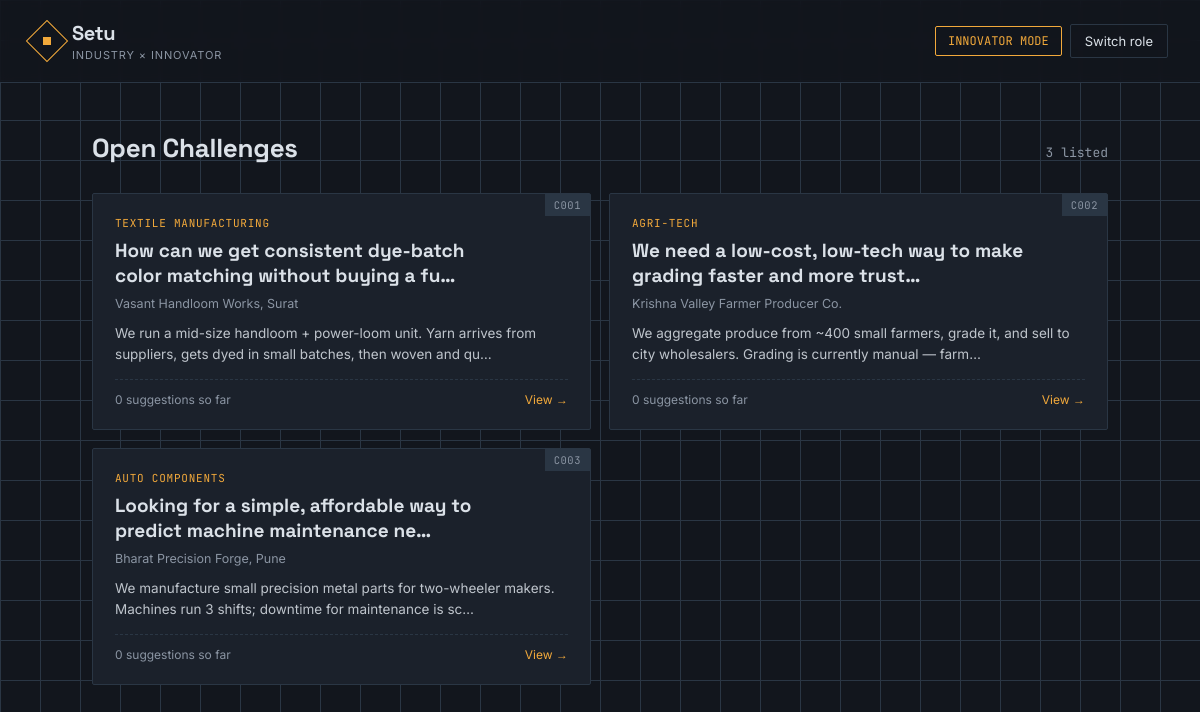
Screenshot of /browse with the database file from the repository.
### tables this page shows
CREATE TABLE challenges (
            id TEXT PRIMARY KEY,
            sector TEXT NOT NULL,
            company TEXT NOT NULL,
            workflow TEXT NOT NULL,
            challenge TEXT NOT NULL,
            tags TEXT NOT NULL
        );

### blueprints/browse.py (the view)
@browse_bp.route("/browse")
def browse():
    session["role"] = "innovator"
    challenges = db.get_challenges()
    suggestions = db.get_suggestions()
    counts = {}
    for c in challenges:
        counts[c["id"]] = len([s for s in suggestions if s["challenge_id"] == c["id"]])
    return render_template("browse.html", challenges=challenges, counts=counts)

### db.py (called while the page is built)
def get_db():
    conn = sqlite3.connect(DB_PATH)
    conn.row_factory = sqlite3.Row
    return conn

def get_challenges():
    conn = get_db()
    rows = conn.execute("SELECT * FROM challenges").fetchall()
    conn.close()
    result = []
    for r in rows:
        d = dict(r)
        d["tags"] = json.loads(d["tags"])
        result.append(d)
    return result

def get_suggestions(challenge_id=None):
    conn = get_db()
    if challenge_id:
        rows = conn.execute(
            "SELECT * FROM suggestions WHERE challenge_id = ? ORDER BY created_at DESC", (challenge_id,)
        ).fetchall()
    else:
        rows = conn.execute("SELECT * FROM suggestions ORDER BY created_at DESC").fetchall()
    conn.close()
    return [dict(r) for r in rows]

### templates/browse.html
{% extends "base.html" %}
{% block content %}
<div class="section-head">
  <h2 class="display">Open Challenges</h2>
  <span class="count">{{ challenges|length }} listed</span>
</div>
<div class="grid">
  {% for c in challenges %}
  <a href="{{ url_for('browse.detail', challenge_id=c['id']) }}" style="text-decoration:none; color:inherit;">
    <div class="card">
      <div class="card-tag">{{ c['id'].upper() }}</div>
      <div class="sector">{{ c['sector'] }}</div>
      <h3 class="display">{{ c['challenge'][:70] }}{% if c['challenge']|length > 70 %}…{% endif %}</h3>
      <div class="company">{{ c['company'] }}</div>
      <p class="desc">{{ c['workflow'][:120] }}…</p>
      <div class="card-foot">
        <span>{{ counts.get(c['id'], 0) }} suggestion{{ '' if counts.get(c['id'], 0) == 1 else 's' }} so far</span>
        <span style="color:var(--accent)">View →</span>
      </div>
    </div>
  </a>
  {% endfor %}
</div>
{% endblock %}

### templates/base.html (shortened to what this page needs)
<!DOCTYPE html>
<html lang="en">
<head>
<link rel="stylesheet" href="{{ url_for('static', filename='css/shared.css') }}">
<link rel="stylesheet" href="{{ url_for('static', filename='css/person1-home.css') }}">
<link rel="stylesheet" href="{{ url_for('static', filename='css/person3-browse.css') }}">
<link rel="stylesheet" href="{{ url_for('static', filename='css/person4-forms.css') }}">
</head>
<body>
<header>
  <div class="logo">
    <div class="logo-mark"></div>
    <div>
      <div class="logo-text">Setu</div>
      <div class="logo-sub">Industry × Innovator</div>
    </div>
  </div>
  <nav>
    {% if session.get('role') %}
      <span class="role-pill active">{{ 'INDUSTRY MODE' if session['role'] == 'industry' else 'INNOVATOR MODE' }}</span>
      <a href="{{ url_for('home.switch_role') }}"><button class="ghost" type="button">Switch role</button></a>
    {% endif %}
  </nav>
</header>
<main>
  {% block content %}{% endblock %}
</main>
</body>
</html>

### static/css/shared.css (style rules this page uses)
:root { --bg:#12161d; --surface:#1b212b; --surface-2:#232b37; --line:#2f5d8a; --line-soft:#2a3644; --accent:#f2a93b; --accent-soft:#f2a93b22; --text:#dbe1e8; --text-dim:#8b95a3; --good:#4fa87a; --good-soft:#4fa87a22; }
* { box-sizing:border-box; margin:0; padding:0; }
html,body { height:100%; }
body { background: linear-gradient(var(--line-soft) 1px, transparent 1px) 0 0/40px 40px, linear-gradient(90deg, var(--line-soft) 1px, transparent 1px) 0 0/40px 40px, var(--bg); background-attachment:fixed; color:var(--text); font-family:'Inter', sans-serif; min-height:100vh; -webkit-font-smoothing:antialiased; }
.display { font-family:'Space Grotesk', sans-serif; }
main { max-width:1080px; margin:0 auto; padding:48px 32px 100px; }
.section-head { display:flex; align-items:baseline; justify-content:space-between; margin-bottom:28px; flex-wrap:wrap; gap:12px; }
.section-head h2 { font-family:'Space Grotesk'; font-size:26px; letter-spacing:-0.01em; }
.section-head .count { font-family:'JetBrains Mono'; color:var(--text-dim); font-size:13px; }
button.ghost { background:none; border:1px solid var(--line-soft); color:var(--text); padding:8px 14px; border-radius:2px; font-size:13px; cursor:pointer; font-family:'Inter'; transition:border-color .15s, color .15s; }

### static/css/person1-home.css (style rules this page uses)
header { display:flex; align-items:center; justify-content:space-between; padding:20px 32px; border-bottom:1px solid var(--line-soft); background:rgba(18,22,29,0.85); backdrop-filter:blur(6px); position:sticky; top:0; z-index:50; }
.logo { display:flex; align-items:center; gap:10px; }
.logo-mark { width:30px; height:30px; border:1.5px solid var(--accent); display:flex; align-items:center; justify-content:center; transform:rotate(45deg); flex-shrink:0; }
.logo-mark::before { content:''; width:8px; height:8px; background:var(--accent); transform:rotate(-45deg); }
.logo-text { font-family:'Space Grotesk'; font-weight:700; font-size:20px; letter-spacing:-0.02em; }
.logo-sub { font-size:11px; color:var(--text-dim); letter-spacing:0.08em; text-transform:uppercase; margin-top:2px; }
nav { display:flex; gap:8px; align-items:center; }
.role-pill { font-family:'JetBrains Mono'; font-size:12px; padding:6px 12px; border:1px solid var(--line-soft); color:var(--text-dim); border-radius:2px; }
.role-pill.active { border-color:var(--accent); color:var(--accent); }

### static/css/person3-browse.css (style rules this page uses)
.grid { display:grid; grid-template-columns:1fr 1fr; gap:18px; }
.card { background:var(--surface); border:1px solid var(--line-soft); position:relative; padding:22px; border-radius:2px; cursor:pointer; transition:border-color .15s, background .15s; }
.card-tag { position:absolute; top:0; right:0; background:var(--line-soft); font-family:'JetBrains Mono'; font-size:10.5px; color:var(--text-dim); padding:4px 9px; letter-spacing:0.05em; }
.card .sector { font-family:'JetBrains Mono'; font-size:11px; color:var(--accent); text-transform:uppercase; letter-spacing:0.07em; margin-bottom:8px; }
.card h3 { font-family:'Space Grotesk'; font-size:19px; margin-bottom:8px; padding-right:60px; }
.card .company { color:var(--text-dim); font-size:12.5px; margin-bottom:12px; }
.card p.desc { font-size:13.5px; color:var(--text); opacity:0.85; line-height:1.55; margin-bottom:14px; }
.card-foot { display:flex; justify-content:space-between; align-items:center; font-size:12px; color:var(--text-dim); border-top:1px dashed var(--line-soft); padding-top:12px; }

### rows the page displays
challenges: id "C001", sector "TEXTILE MANUFACTURING", challenge "How can we get consistent dye-batch color matching without buying a fu", company "Vasant Handloom Works, Surat", workflow "We run a mid-size handloom + power-loom unit. Yarn arrives from suppliers, gets dyed in small batches, then woven and qu", get "0", id "s"
challenges: id "C002", sector "AGRI-TECH", challenge "We need a low-cost, low-tech way to make grading faster and more trust", company "Krishna Valley Farmer Producer Co.", workflow "We aggregate produce from ~400 small farmers, grade it, and sell to city wholesalers. Grading is currently manual — farm", get "0", id "s"
challenges: id "C003", sector "AUTO COMPONENTS", challenge "Looking for a simple, affordable way to predict machine maintenance ne", company "Bharat Precision Forge, Pune", workflow "We manufacture small precision metal parts for two-wheeler makers. Machines run 3 shifts; downtime for maintenance is sc", get "0", id "s"

### other values shown
{{ 'INDUSTRY MODE' if session['role'] == 'industry' else 'INNOVATOR MODE' }} "INNOVATOR MODE"
{{ challenges|length }} "3"
